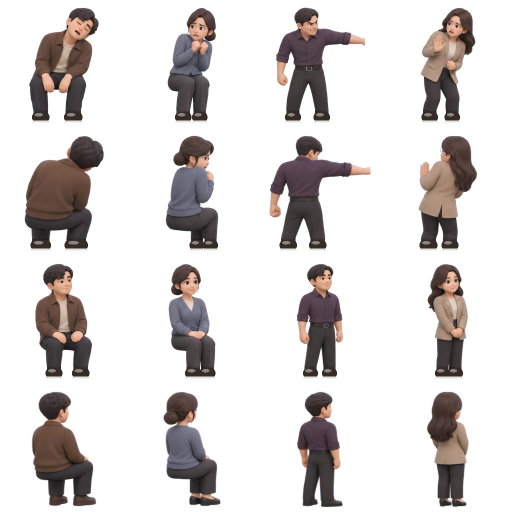
#> input picture assets/atlas/incidents.png, 1024 x 1024 px, found by its file name (shown at 1/2 size)
$ python mkart.py
#> lines starting #> are read from the running program, lines starting #| are printed output that depends on the picture
from PIL import Image
import colorsys, math
F=256
def frame(im,r,c): return im.crop((c*F,r*F,c*F+F,r*F+F))
def bbox(fr):
    return fr.getbbox()
def warp(fr):
    x0,y0,x1,y1=bbox(fr); H=y1-y0
    # body center from the hips row (avoid the pointing arm)
    src=fr.load(); out=Image.new('RGBA',(F,F),(0,0,0,0)); dst=out.load()
    hy=int(y0+H*.55); xs=[x for x in range(F) if src[x,hy][3]>40]; cx=(min(xs)+max(xs))/2 if xs else F/2
    def f(t):
        if t<.17: return 1.0
        if t<.24: return 1+ .36*(t-.17)/.07
        if t<.40: return 1.36
        if t<.55: return 1.36-.24*(t-.40)/.15
        return 1.10
    for y in range(F):
        t=(y-y0)/H if H else 0; k=f(t) if y0<=y<=y1 else 1
        for x in range(F):
            sx=cx+(x-cx)/k
            if 0<=sx<F-1:
                a=int(sx); w=sx-a; p=src[a,y]; q=src[a+1,y]
                dst[x,y]=tuple(int(p[i]*(1-w)+q[i]*w) for i in range(4))
    return out
def recol(fr,rule):
    px=fr.load()
    for y in range(F):
        for x in range(F):
            r,g,b,a=px[x,y]
            if a<10: continue
            h,l,s=colorsys.rgb_to_hls(r/255,g/255,b/255)
            n=rule(h,l,s,y)
            if n: rr,gg,bb=colorsys.hls_to_rgb(*n); px[x,y]=(int(rr*255),int(gg*255),int(bb*255),a)
    return fr
inc=Image.open('incidents.png').convert('RGBA')
#> inc is the input picture: PIL image 1024x1024 RGBA; mean R, G, B, A 24.4, 20, 19.1, 61.5
boss=Image.new('RGBA',inc.size,(0,0,0,0))
#> boss: PIL image 1024x1024 RGBA; every value is 0
def shirt(h,l,s,y):
    if .66<h<.95 and s>.08 and l<.6: return (.0,l*.55,.15)   # purple shirt -> tight black tee
    return None
for r in range(4):
    fr=warp(frame(inc,r,2)); fr=recol(fr,shirt); boss.paste(fr,(2*F,r*F))
#> this loop made 4 passes
#> (x0 in warp, y0 in warp, x1 in warp, y1 in warp, H in warp, cx in warp) on passes 1 to 4: (39, 14, 218, 245, 231, 88), (26, 15, 229, 245, 230, 76.5), (81, 15, 175, 245, 230, 128), (81, 14, 175, 246, 232, 127.5)
#> pass 1, `fr = recol(fr, shirt)`:
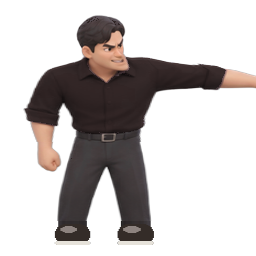
#> fr: PIL image 256x256 RGBA; mean R, G, B, A 23.2, 18.5, 17.5, 77.1; transparent parts drawn white
#> after the loop:
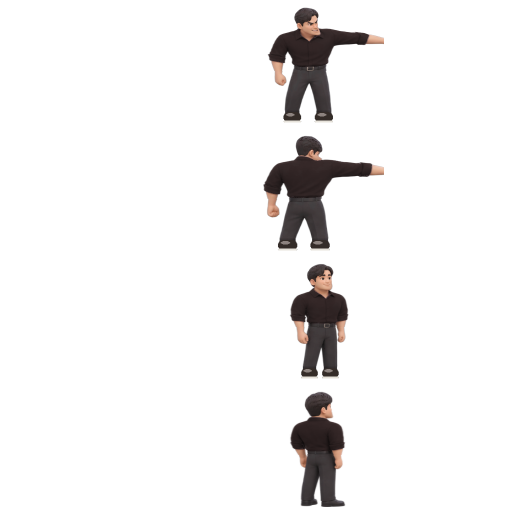
#> boss: PIL image 1024x1024 RGBA (shown at 1/2 size); mean R, G, B, A 5.3, 4.2, 4, 17.7; transparent parts drawn white
#> after the loop:
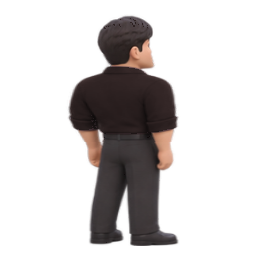
#> fr: PIL image 256x256 RGBA; mean R, G, B, A 18.3, 14.5, 14.1, 61.5; transparent parts drawn white
boss.save('boss.png',optimize=True)
pas=Image.open('passengers.png').convert('RGBA')
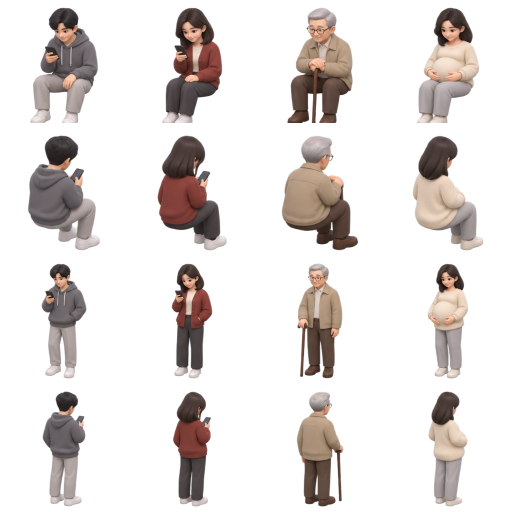
#> input picture assets/atlas/passengers.png, 1024 x 1024 px, found by its file name (shown at 1/2 size)
#> pas is the input picture: PIL image 1024x1024 RGBA; mean R, G, B, A 34.4, 29, 27, 59.1
hs=Image.new('RGBA',pas.size,(0,0,0,0))
def male(h,l,s,y):
    yy=y%F
    if s<.14 and h>.78 and .2<l<.72 and 62<yy<215: return (.30,l*.75,.24)   # cool gray hoodie -> olive jacket
    if s<.14 and h<.14 and .28<l<.86: return (.6,l*.42,.05)   # warm gray pants -> charcoal
    return None
def female(h,l,s,y):
    if (h<.04 or h>.94) and s>.25 and l<.6: return (.30,l*1.05+.05,.22)  # red cardigan -> olive
    return None
for r in range(2):
    hs.paste(recol(frame(pas,r,0),male),(0,r*F)); hs.paste(recol(frame(pas,r,1),female),(F,r*F))
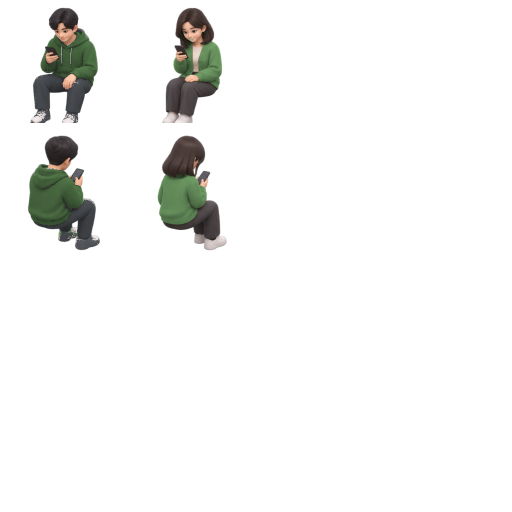
#> hs: PIL image 1024x1024 RGBA (shown at 1/2 size); mean R, G, B, A 6.6, 6.9, 5.7, 17.7; transparent parts drawn white
hs.save('herosit.png',optimize=True)
prev=Image.new('RGBA',(F*4,F*2),'white')
#> prev: PIL image 1024x512 RGBA; every value is 255
for i,(im,r,c) in enumerate([(boss,0,2),(boss,1,2),(inc,0,2),(hs,0,0),(hs,0,1),(hs,1,0),(hs,1,1)]):
    t=frame(im,r,c);prev.paste(t,((i%4)*F,(i//4)*F),t)
#> this loop made 7 passes
#> (r, c) on passes 1 to 7: (0, 2), (1, 2), (0, 2), (0, 0), (0, 1), (1, 0), (1, 1)
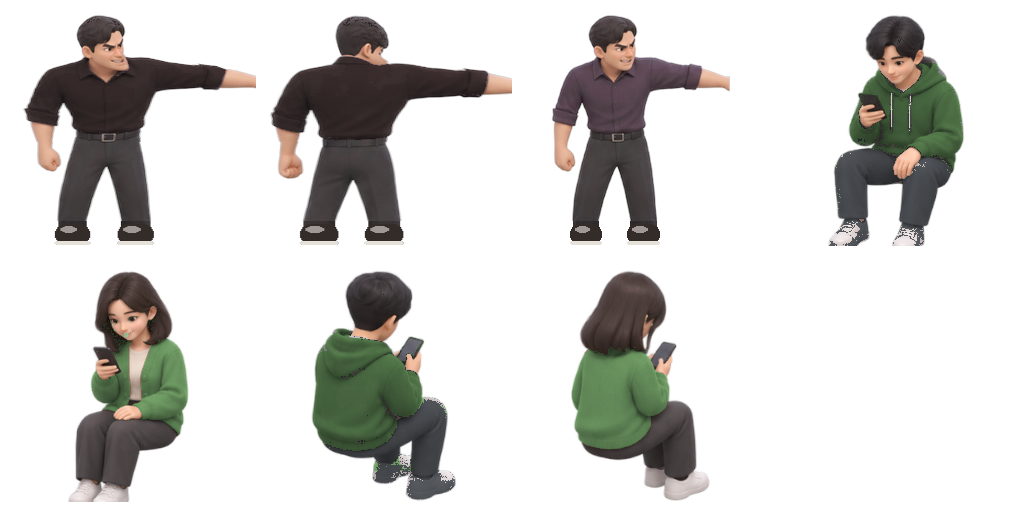
#> prev: PIL image 1024x512 RGBA; mean R, G, B, A 211.7, 210.8, 208.2, 253.2; transparent parts drawn white
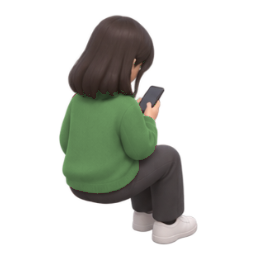
#> t: PIL image 256x256 RGBA; mean R, G, B, A 27.1, 29.2, 23.3, 70.5; transparent parts drawn white
prev.save('/tmp/claude-0/-home-claude/c1dcf411-6a27-5852-be43-9e7c91b5faac/scratchpad/artprev.png')
